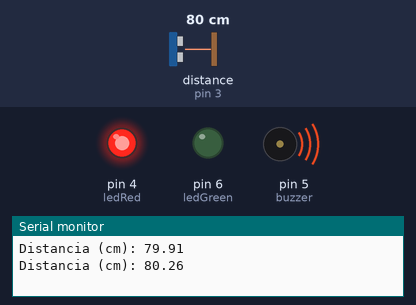
The sketch below on a simulated Arduino Uno, built with avr-gcc and run on an emulated ATmega328P. Parts: output pins drawn as LEDs (lit = HIGH), buzzer (waves = sounding), the last lines printed to the serial monitor. Wiring (inferred from the names in the program): ultrasonic range finder: trigger pin 2; echo pin 3. Dashed ring = blinking. Inputs (shaded band) come from the test bench; at power-on: distance to the obstacle (sensor on pin 3) 80 cm. The echo pulse lasts 58.3 µs per cm; pins used as bus, display or sensor lines are not drawn.

Above: at 2.9 s.
3.0 s: distance to the obstacle (sensor on pin 3) set to 120 cm
At 5.6 s:
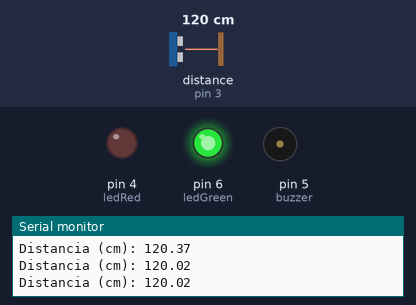
6.2 s: distance to the obstacle (sensor on pin 3) set to 2 cm
At 7.1 s:
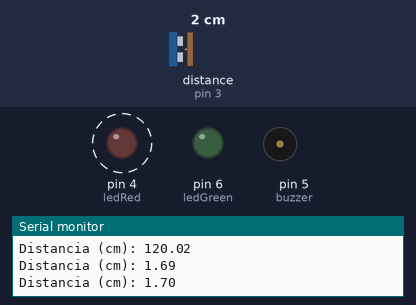
Timing chart, 0 to 15.7 s (numbered marks = the images above; inputs shaded):
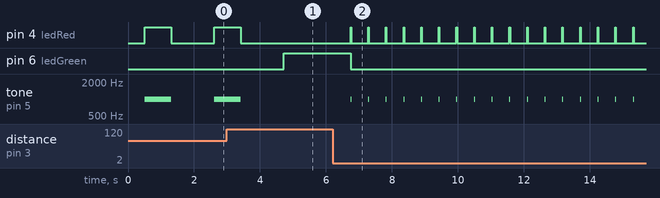

The sketch:

piezo_de_tono_y_sensor_s_nico_1.ino
```cpp
/*
Autor: Roberto Rico Sandoval.
Fille: Sensor de proximdiad.
Date: 28/ 12/ 2022
*/

const int trigger = 2;
const int echo = 3;
const int ledRed = 4;
const int buzzer = 5;
const int ledGreen = 6;

float tiempo = 0;
float distancia = 0;

void setup()
{

  pinMode(trigger, OUTPUT);
  pinMode(echo, INPUT);
  pinMode(ledRed, OUTPUT);
  pinMode(buzzer, OUTPUT);
  pinMode(ledGreen, OUTPUT);
  Serial.begin(9600);
}

void loop()
{

  digitalWrite(trigger, LOW);
  delayMicroseconds(4);
  digitalWrite(trigger, HIGH);
  delayMicroseconds(10);
  digitalWrite(trigger, LOW);

  tiempo = pulseIn(echo, HIGH);
  distancia = 0.0172 * tiempo;

  Serial.print("Distancia (cm): ");
  Serial.println(distancia);
  delay(500);

  if(distancia >= 100){

    noTone(buzzer);
    digitalWrite(ledRed, LOW);
    digitalWrite(ledGreen, HIGH);
  }
  else{

  	digitalWrite(ledGreen, LOW);
    tone(buzzer, 1000);
    digitalWrite(ledRed, HIGH);
    delay(distancia * 10);
    noTone(buzzer);
    digitalWrite(ledRed, LOW);
    delay(distancia * 10);
  }

}
```

Measured:
- after the input at 3.0 s, pin 4 (ledRed): goes on until 3.4 s, then stays LOW; pin 6 (ledGreen): LOW → HIGH after 1.7 s; tone on pin 5 (buzzer): goes on until 3.4 s, then stays silent
- after the input at 6.2 s, pin 4 (ledRed): alternates HIGH for 0.02 s and LOW for 0.52 s, starting after 0.55 s; pin 6 (ledGreen): HIGH → LOW after 0.55 s; tone on pin 5 (buzzer): alternates 1000 Hz for 0.02 s and silent for 0.52 s, starting after 0.55 s
